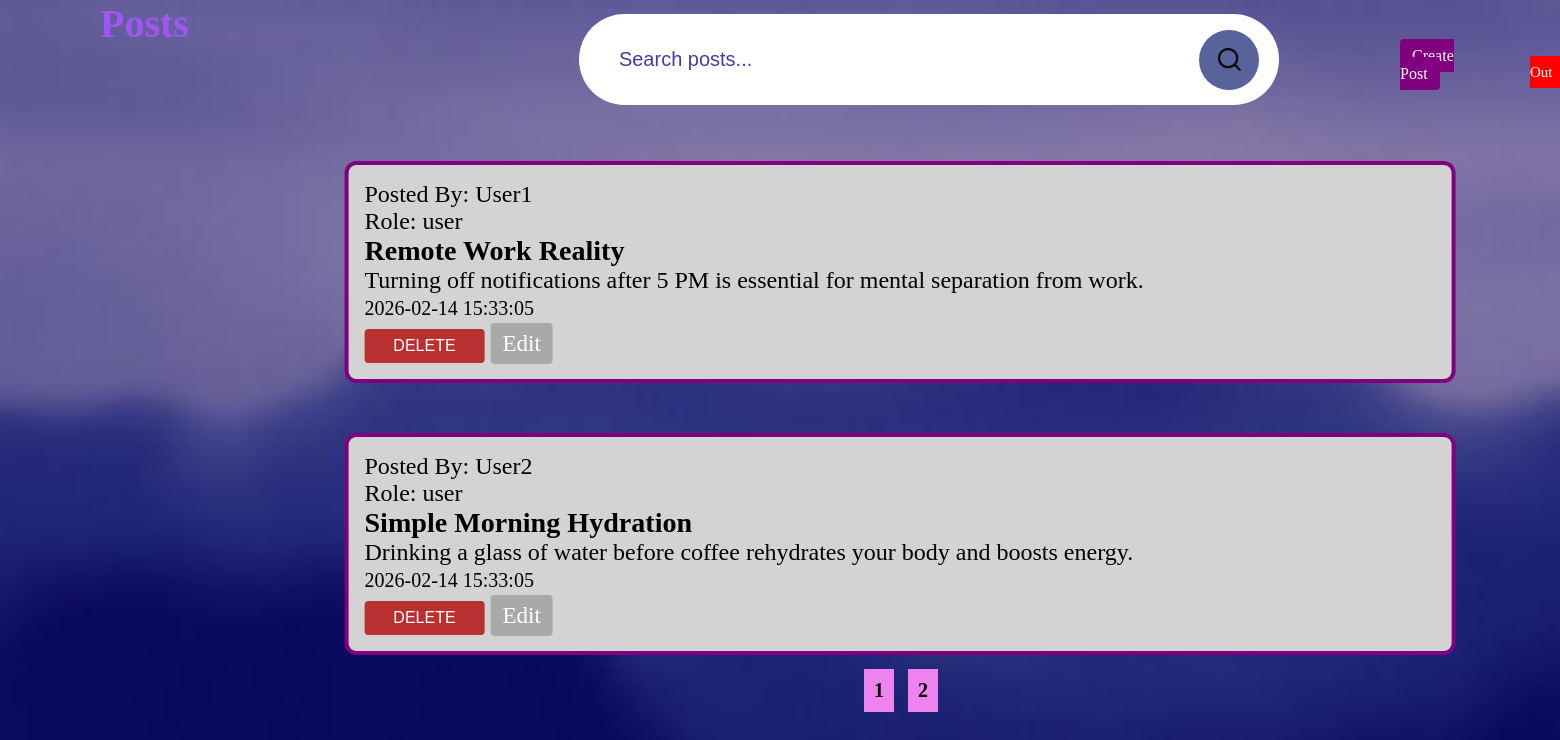
Screenshot of /index.php?page=2 (signed in) with the database file from the repository.
### tables this page shows
create table if not exists users (
    ID int auto_increment primary key,
    Username varchar(50) unique not null,
    Password varchar(255) not null,
    Role enum('admin','editor','user') not null,
    Created_at timestamp default current_timestamp
);

create table if not exists posts (
    ID int auto_increment primary key,
    User_ID int not null,
    Title varchar(255) not null,
    Content text not null,
    Created_at timestamp default current_timestamp
);

### index.php (the view, shortened to what this page needs)
<?php
require_once 'config.php';
$search = trim($_GET['search'] ?? '');
$page = max(1, intval($_GET['page'] ?? 1));
$limit = 5;
$offset = ($page - 1) * $limit;
$like = "%$search%";
$sql = "select  * from users";
$stmt = $conn->prepare($sql);
$stmt->execute();
$res = $stmt->get_result();
$users = $res->fetch_all(MYSQLI_ASSOC);
if ($search)
{
    $stmt = $conn->prepare("select SQL_CALC_FOUND_ROWS * from posts
        where Title like ? or Content like ?
        order by Created_at desc limit ?, ?");
    $stmt->bind_param("ssii", $like, $like, $offset, $limit);
}
else
{
    $stmt = $conn->prepare("select SQL_CALC_FOUND_ROWS * from posts
        order by Created_at desc limit ?, ?");
    $stmt->bind_param("ii",$offset, $limit);
}
$stmt->execute();
$res = $stmt->get_result();
$posts = $res->fetch_all(MYSQLI_ASSOC);
$totalRes = $conn->query("select FOUND_ROWS() as total");
$totalRows = $totalRes->fetch_assoc()['total'];
$totalPages = ceil($totalRows / $limit);
?>
<!DOCTYPE html>
<html>
<head>
</head>
<body>
    <header>
        <h1>Posts</h1>
        <nav>
            <a class="btn1 btn-primary" href="create.php">Create Post</a>
            <a class="btn2 btn-danger" type="submit" onclick="return confirm('Do you really want to Logout?');" href="logout.php">Log Out</a>
        </nav>
    </header>
    <form class="mb-3" method="get">
        <div class="input-group">
            <input type="text" name="search" value="<?= htmlspecialchars($search) ?>" class="form-control" placeholder="Search posts...">
            <button class="btn btn-primary"><img src="images/search.png"></button>
        </div>
    </form>
    <?php if (empty($posts)): ?>
        <div class = "alert-warning">No posts found!</div>
    <?php else: ?>
        <?php foreach ($posts as $p): ?>
            <?php foreach($users as $u): ?>
                    <?php if ($u['ID'] == $p['User_ID']): ?>
                        <div class="card mb-3">
                            <div class="card-body">
                            <?php echo "Posted By: ".$u['Username']. "<br>\n" ."Role: ".$u['Role']; ?>
                            <h3><?= htmlspecialchars($p['Title']) ?></h3>
                            <p><?= nl2br(htmlspecialchars($p['Content'])) ?></p>
                            <small class="text-muted"><?= $p['Created_at'] ?></small><br>
                            <div style="margin-top:8px;">
                                <form action="delete.php" method="POST" style="display:inline;">
                                    <button class="btn btn-danger" type="submit" onclick="return confirm('Delete this Post?');">Delete</button>
                                </form>
                                <a class="btn3" href="edit.php?ID=<?= $p["ID"] ?>">Edit</a>
                            </div>
                        </div>
                    <?php endif; ?>
                <?php endforeach; ?>
        <?php endforeach; ?>
        <div class="my-pigmentation-container">
            <nav aria-label="Page navigation">
                <ul class = "pagination">
                    <div style="padding: 20px; margin: 50px; position: relative; top: 50px;">
                        <?php for ($i = 1; $i <= $totalPages; $i++): ?>
                            <a href="?page=<?= $i ?>" style="display: inline-block; padding: 10px; margin: 5px; background: violet; color: black; text-decoration: none; font-size: 20px; font-weight: bold; border: none;">
                                <?= $i ?>
                            </a>
                        <?php endfor; ?>
                    </div>
                </ul>
            </nav>
        </div>
    <?php endif; ?>
</body>
</html>

### index.php (style rules this page uses)
* { margin: 0; padding: 0; box-sizing: border-box; }
body { width: 100%; min-height: 100vh; background-image: url("images/BG.jpeg"); background-repeat: no-repeat; background-size: cover; background-attachment: fixed; background-color: #25279b; display: flex; font-family: Tahoma; }
h1 { color: rgba(163, 87, 250, 0.94); font-size: 40px; position: relative; left: 100px; }
.input-group { max-width: 100%; width: 700px; background: white; display: flex; align-items: center; border-radius: 60px; padding: 10px 20px; backdrop-filter: blur(4px) saturate(180%); margin: 2% 0 0 70%; }
.input-group input { background: transparent; flex: 1; border: 0; outline: none; padding: 24px 20px; font-size: 20px; color: #423da1; }
::placeholder { color: #423da1; }
.input-group button img { width: 25px; max-width: 100%; }
.input-group button { border: 0; border-radius: 50%; width: 60px; max-width: 100%; height: 60px; max-height: 100%; background: #58629b; cursor: pointer; }
.card .card-body { width: 1111px; max-width: 100%; background: lightgrey; border: 4px solid purple; border-radius: 12px; padding: 16px; font-size: 150%; margin-top: 50px; transform: translate(-40%,50%); }
.card .card-body .btn { width: 120px; max-width: 100%; height:34px; max-height: 100%; border: none; outline: none; background: #b83030; cursor: pointer; font-size: 16px; text-transform: uppercase; color: white; border-radius: 4px; transition: .3s; }
.btn1 { text-decoration: none; color: white; background: purple; border-radius: 4px; padding: 8px 12px; font-size: 16px; position: relative; left: 1400px; }
.btn2 { text-decoration: none; color: white; background: red; border-radius: 4px; padding: 8px 12px; font-size: 15px; position: relative; left: 1530px; bottom: 20px; }
.btn3 { text-decoration: none; color: white; font-size: 23px; background: darkgrey; border-radius: 4px; padding: 8px 12px; }
.my-pigmentation-container { contain: style layout; }

### rows the page displays
posts: Title "Remote Work Reality", Content "Turning off notifications after 5 PM is essential for mental separation from work.", Created_at "2026-02-14 15:33:05"
users: Username "User1", Role "user"
posts: Title "Simple Morning Hydration", Content "Drinking a glass of water before coffee rehydrates your body and boosts energy.", Created_at "2026-02-14 15:33:05"
users: Username "User2", Role "user"
